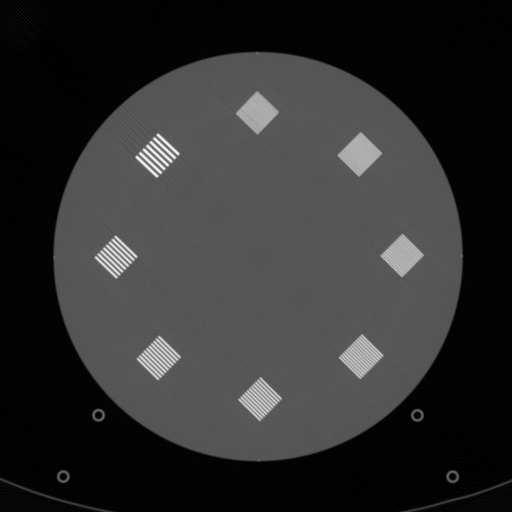
%> input picture objmodels/src/AVG_3mm_QD.tif, 512 x 512 px
$ octave create_acr_m4_bar_pattern.m   (GNU Octave 9; MATLAB toolbox functions it lacks are replaced by stand-ins)
%> lines starting %> are read from the running program, lines starting %| are printed output that depends on the picture; in (x1, y1, x2, y2) boxes, pixels count from 0 and x2, y2 are one past the last pixel; in counts of white or black regions, pixels touching at a corner belong together; the program's own positions count from 1
### objmodels/src/analytical_based_acr_lp.m
% notes
% Resizing after rotation is incorrect.
% Rotation does not change size of object. It simply yields 0 padded
% output which results in the increase in size.
% based on internal tuning
% nearest neighbour yields best outputs for imrotate as well as imresize.
% Also "seq(i+1)-1" yields pixel size of 5 if seq=1:5:N
% clc; clear all;

function [] = analytical_based_acr_lp(hu_contrast)
%> called with hu_contrast = 2300
    % reading the physical CT scan to get (x,y) location of each of the lp in
    % the [512 x 512] img
    avg_img       = imread('AVG_3mm_QD.tif'); %from file /home/prabhat.kc/Implementations/matlab/irt/objmodels/createbp/data/QD/AVG_3mm_QD.tif
%> avg_img is the input picture: size 512x512 uint16; min 0, max 3021, mean 564.2
    creation_type = 'obj_lp_ana_based';
    output_folder = ['./data/', creation_type, '/', num2str(hu_contrast)];

    if not(isfolder(output_folder))
       mkdir(output_folder)
    end
    % -------------------------------------------------------------------------
    % central (x,y) location of each of the lp pattern
    % -------------------------------------------------------------------------
    %       % 4lp     % 5lp     % 6lp    % 7lp    % 8lp     %10 lp       % 9lp      %11
    irows = [159.1391  116.8354 159.1391 261.1659  364.4368  364.4368    404.2521   258.6774];
    icols = [155.7175  258.9885 359.1488 397.7199  359.1488  155.0954    258.9885   111.5474];

    % -------------------------------------------------------------------------
    % 4 lp/cm (2x)
    % -------------------------------------------------------------------------
    seq           = 1:5:70;
    n             = (length(seq));
    four_lp_scale = 2;
    four_lp       = zeros(62, 70);
    for i=1:2:n
        four_lp(:, seq(i):(seq(i+1)-1))=1.0;
    end
    [aNy, aNx]    = size(four_lp);
    paddim        = [round((aNx-aNy)/2) + round(aNx/2), round(aNx/2)];
    four_lp       = padarray(four_lp, paddim, 0, 'both');
    four_lp       = imrotate(four_lp, 45, "nearest");
    four_lp       = imresize(four_lp, 1/four_lp_scale, "nearest");
    ffour_lp      = pad_n_translate(four_lp, avg_img, irows(1), icols(1));
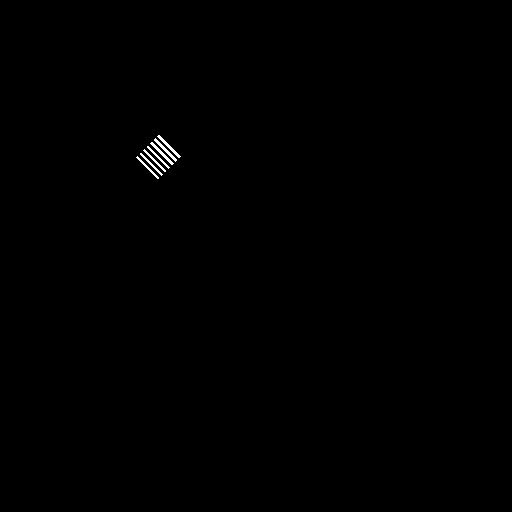
%> ffour_lp: size 512x512 double; values 0 (black) and 1 (white), 0.2% white in thin lines or dots, all inside (x1, y1, x2, y2) = (136, 135, 181, 179)
    ffour_lp      = imbinarize(ffour_lp, 0.95);
    figure(1), imshow(ffour_lp, [])

    % -------------------------------------------------------------------------
    % 5 lp/cm (2x)
    % -------------------------------------------------------------------------
    seq           = 1:4:64;
    n             = (length(seq));
    five_lp_scale = 2;
    five_lp       = zeros(62, 64);

    for i=1:2:n
        % seq substraction by 1 yields the best GT MTF
        five_lp(:, seq(i):(seq(i+1)-1))=1.0;
        %five_lp(:, seq(i):(seq(i+1)-zero_one_rep(jj)))=1.0;
        %jj = jj + 1;
    end
    [bNy, bNx]    = size(five_lp);
    paddim        = [round((bNx-bNy)/2) + round(bNx/2), round(bNx/2)];
    five_lp       = padarray(five_lp, paddim, 0, 'both');
    five_lp       = imrotate(five_lp, 45, "nearest");
    five_lp       = imresize(five_lp, 1/five_lp_scale, "nearest");
    ffive_lp      = pad_n_translate(five_lp, avg_img, irows(2), icols(2));
%> ffive_lp: size 512x512 double; values 0 (black) and 1 (white), 0.19% white in thin lines or dots, all inside (x1, y1, x2, y2) = (95, 239, 138, 281)
    ffive_lp      = imbinarize(ffive_lp, 0.95);
    figure(1),      imshow(ffive_lp, [])


    % -------------------------------------------------------------------------
    % 6 lp/cm (4x)
    % -------------------------------------------------------------------------
    seq           = 1:7:140;
    n             = (length(seq));
    six_lp_scale  = 4;
    six_lp        = zeros(124, 140);
    zero_one_rep  = repmat([0,1], [1, round(n/4)]);
    jj = 1;
    for i=1:2:n
        six_lp(:, seq(i):(seq(i+1)-zero_one_rep(jj)))=1.0;
        jj=jj+1;
    end
    [cNy, cNx]    = size(six_lp);
    paddim        = [round((cNx-cNy)/2) + round(cNx/2), round(cNx/2)];
    six_lp        = padarray(six_lp, paddim, 0, 'both');
    six_lp        = imrotate(six_lp,45, "nearest");
    six_lp        = imresize(six_lp, 1/six_lp_scale, "nearest");
    fsix_lp       = pad_n_translate(six_lp, avg_img, irows(3), icols(3));
%> fsix_lp: size 512x512 double; values 0 (black) and 1 (white), 0.22% white in thin lines or dots, all inside (x1, y1, x2, y2) = (136, 337, 181, 382)
    fsix_lp       = imbinarize(fsix_lp, 0.95);
    figure(1),      imshow(fsix_lp, [])

    % -------------------------------------------------------------------------
    % 7 lp/cm (2x)
    % -------------------------------------------------------------------------
    seq = 1:3:66;
    n   = (length(seq));
    seven_lp_scale  = 2;
    seven_lp        = zeros(62, 66);

    for i=1:2:n
        seven_lp(:, seq(i):(seq(i+1)-1))=1.0;
        %jj=jj+1;
    end
    [dNy, dNx]      = size(seven_lp);
    paddim          = [round((dNx-dNy)/2) + round(dNx/2), round(dNx/2)];
    seven_lp        = padarray(seven_lp, paddim, 0, 'both');
    seven_lp_p_dim  = size(seven_lp);
    seven_lp        = imrotate(seven_lp, 45, "nearest");
    seven_lp        = imresize(seven_lp, 1/seven_lp_scale, "nearest");
    fseven_lp       = pad_n_translate(seven_lp, avg_img, irows(4), icols(4));
%> fseven_lp: size 512x512 double; values 0 (black) and 1 (white), 0.19% white in thin lines or dots, all inside (x1, y1, x2, y2) = (239, 377, 282, 420)
    fseven_lp       = imbinarize(fseven_lp, 0.95);
    figure(1), imshow(fseven_lp, [])

    % -------------------------------------------------------------------------
    % 8 lp/cm (4x)
    % -------------------------------------------------------------------------
    seq             = 1:5:130;
    n               = (length(seq));
    eight_lp_scale  = 4;
    zero_one_rep    = repmat([0,1], [1, round(n/4)]);
    jj = 1;
    eight_lp = zeros(124, 130);
    for i=1:2:n
        %eight_lp(:, seq(i):(seq(i+1)))=1.0; % i.e. no minus yields poor
        %seperation
        eight_lp(:, seq(i):(seq(i+1)-1))=1.0;
        %eight_lp(:, seq(i):(seq(i+1)-zero_one_rep(jj)))=1.0;% minus zero
        %one pre. yields poor seperation between lp
        jj=jj+1;
    end
    [eNy, eNx]      = size(eight_lp);
    paddim          = [round((eNx-eNy)/2) + round(eNx/2), round(eNx/2)];
    eight_lp        = padarray(eight_lp, paddim, 0, 'both');
    eight_lp        = imrotate(eight_lp, 45, "nearest");
    eight_lp        = imresize(eight_lp, 1/eight_lp_scale, "nearest");
    feight_lp       = pad_n_translate(eight_lp, avg_img, irows(5), icols(5));
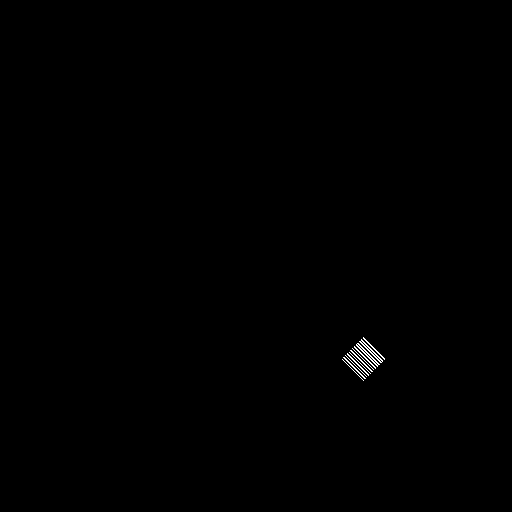
%> feight_lp: size 512x512 double; values 0 (black) and 1 (white), 0.18% white in thin lines or dots, all inside (x1, y1, x2, y2) = (342, 337, 385, 381)
    feight_lp       = imbinarize(feight_lp, 0.95);
    figure(1),         imshow(feight_lp, [])

    % -------------------------------------------------------------------------
    % getting rest of the non-visible lp i.e. > 8lp/com
    % -------------------------------------------------------------------------
    [fNr, fNc] = size(avg_img);
%> fNr = 512; fNc = 512
    init_img   = single(avg_img)-1024;
    LL         = 1000;
    ww         = 100;

    ind_high       = find(init_img>=(LL+ (ww*.5)));
%> ind_high = 3287 values from 48898 to 216319
    ing_low        = find(init_img<=(LL- (ww*.5)));
%> ing_low = 257028 values from 1 to 262144
    Xobj           = init_img;
    Xobj(ind_high) = LL+ (ww*.5);
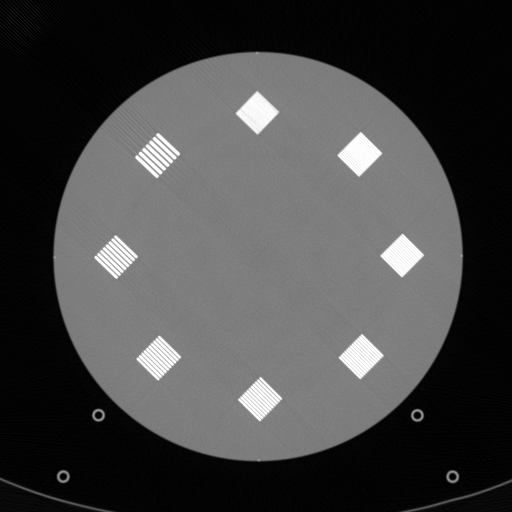
%> Xobj: size 512x512 single; min -1024, max 1050, mean -463.2; drawn with min black and max white
    Xobj(ing_low)  = LL- (ww*.5);

    p1_Xobj        = imbinarize(Xobj, 950);
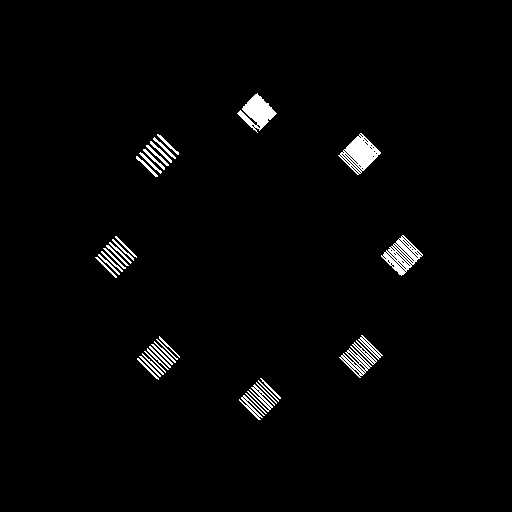
%> p1_Xobj: size 512x512 logical; 2% white; 37 white regions, largest, box (x1, y1, x2, y2) and area: (338, 133, 381, 175) 843, (237, 93, 277, 133) 756, (381, 235, 423, 276) 711
    %%
    % figure, imagesc(p1_Xobj); axis off;
    % ax=gca;
    % [ix, iy]=getpts(ax)
    % 222.7186  222.7186  443.3536  444.4093
    % 80.7840  284.7761  285.7860   81.7939
    %%
    non_viz_lp_Xobj                  = zeros(fNr);
    non_viz_lp_Xobj(80:285, 222:444) = p1_Xobj(80:285, 222:444);
    lp_Xobj = (ffour_lp + ffive_lp + fsix_lp + fseven_lp + feight_lp + non_viz_lp_Xobj).*hu_contrast;
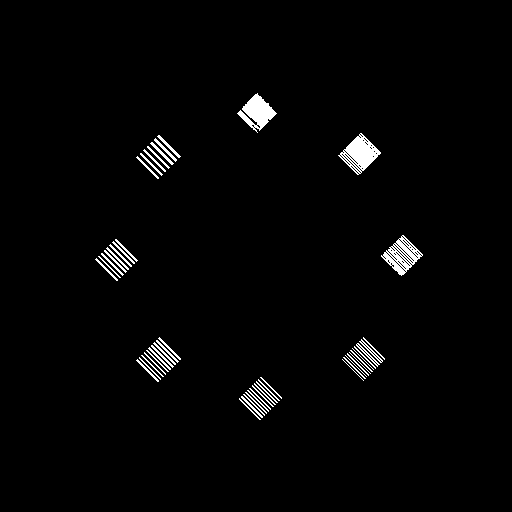
%> lp_Xobj: size 512x512 double; values 0 (black) and 2300 (white), 1.9% white; 50 white regions, largest, box (x1, y1, x2, y2) and area: (338, 133, 381, 175) 843, (237, 93, 277, 133) 756, (381, 235, 423, 276) 711

    % ----------------------------------------------------------------
    %  making & saving the object model
    % ----------------------------------------------------------------
    water_area   = makecircle(fNr, 200, 0.0, -1024.0);
    bw_lp_Xobj   = lp_Xobj + water_area;
    figure(2),     imshow(bw_lp_Xobj, []); title(['Line Pair patterns with ', num2str(hu_contrast), 'HU contrast']);

    write_raw_img([output_folder, '/lp_', num2str(hu_contrast), '.raw'], bw_lp_Xobj, 'int16');
end

function [pt_img]    = pad_n_translate(small_lp_img, ref_img, ir, ic)
    [fNr, fNc]       = size(ref_img);
    [sNr, sNc]       = size(small_lp_img);
    small_lp_fpaddim = [round((fNr-sNr)/2), round((fNc-sNc)/2)];
    full_lp_img      = padarray(small_lp_img, small_lp_fpaddim, 0, 'both');
    full_lp_img      = full_lp_img(1:fNr, 1:fNc);
    pt_img           = trans_obj_in_img(full_lp_img, ir, ic, 'matlab_based');
end

### objmodels/src/trans_obj_in_img.m
function [transimg] = trans_obj_in_img (img, x0, y0, translate_type)
    % translates object in an image to a new point (x0, y0).
    % the frame of reference is the center of the image
    % (x0, y0) is in matlab based coordinate
    % translate_type:
    % - fft_based: uses fourier shift theorem
    % - matlab_based: uses matlab's imtranslate
    [Nx, Ny] = size(img);
    midx     = round(Nx/2);
    midy     = round(Ny/2);
    kx0      = round(x0)-midx;
    ky0      = round(y0)-midy;
    if strcmp(translate_type, 'fft_based')
        [kx, ky] = meshgrid(-midx:(midx-1), -midy:(midy-1));
        kfacx = 2*pi/Nx;
        kfacy = 2*pi/Ny;
        kx = kx.*kfacx;
        ky = ky.*kfacy;

        c1=fftshift(fft2(img));
        c2=c1.*exp(-1i.*(kx*(kx0)+ky*(ky0)));
        transimg=real(ifft2(ifftshift(c2)));
    else
        transimg= imtranslate(img, [kx0, ky0]);
    end
    %figure, imshow((acr_four_lp), [])

end

### objmodels/src/makecircle.m
function [cir] = makecircle(N, R, inside_val, outsizeval)
%> called with N = 512, R = 200, inside_val = 0, outsizeval = -1024
    cir = ones(N);
    cir = cir*inside_val;
    mid = N/2;
%> mid = 256
    x   = -(mid):1:(mid-1);
%> x = 512 values from -256 to 255
    y   = -(mid):1:(mid-1);
%> y = 512 values from -256 to 255

    [X, Y]           = meshgrid(x, y);
    circ_index       = X.^2 + Y.^2;
    outsize_ind      = circ_index > R*R;
    cir(outsize_ind) = outsizeval;
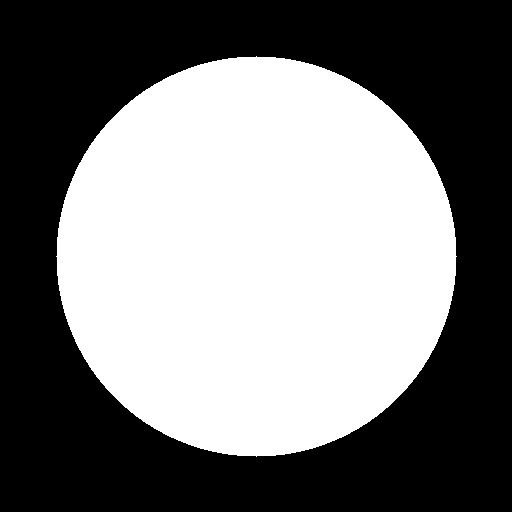
%> cir: size 512x512 double; values -1024 (black) and 0 (white), 47.9% white; 1 white region, box (x1, y1, x2, y2) and area: (56, 56, 457, 457) 125629
%> in analytical_based_acr_lp, `bw_lp_Xobj   = lp_Xobj + water_area;`:
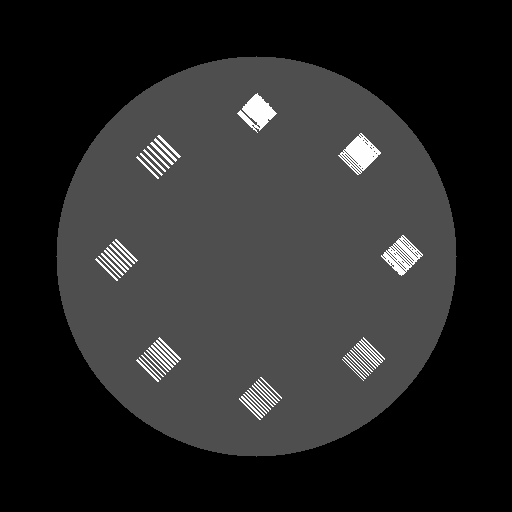
%> bw_lp_Xobj: size 512x512 double; min -1024, max 2300, mean -490.3; drawn with min black and max white
end


### objmodels/src/write_raw_img.m
function img = write_raw_img(path, arr, img_type)
%> called with path = './data/obj_lp_ana_based/2300/lp_2300.raw', img_type = 'int16'
fid = fopen(path, 'w');
%img = fread(fid,[256 256], 'int16');
img = fwrite(fid, arr', img_type);
%> img = 262144
fclose(fid);
%img = img';

### objmodels/create_acr_m4_bar_pattern.m
clc; clear all;
addpath("src/")

% ----------------------------------------
% high contrast line patterns
% ----------------------------------------
analytical_based_acr_lp(2300); % 2000 most accurate
% [4 lines of commented-out code are left out]
